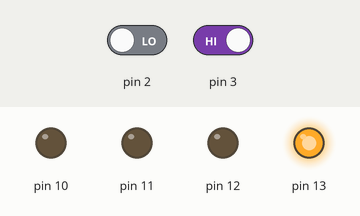
This sketch was run on a simulated Arduino Uno, built with avr-gcc and run on an emulated ATmega328P. Parts: output pins drawn as LEDs (lit = HIGH). Dashed ring = blinking. Inputs (shaded band) come from the test bench; at power-on: pin 2 LOW, pin 3 HIGH.

Above: at 16.8 s.
16.9 s: pin 2 driven HIGH
At 23.6 s:
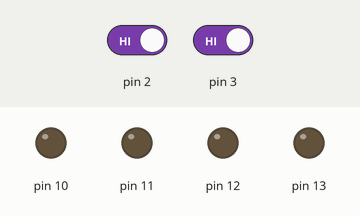
24.9 s: pin 3 driven LOW
At 25.7 s:
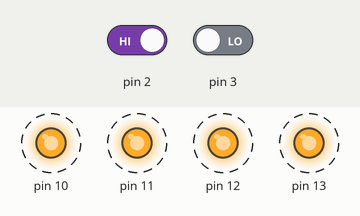
32.9 s: pin 3 driven HIGH
At 33.4 s:
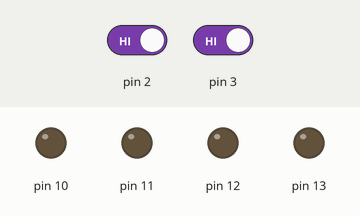
40.9 s: pin 2 driven LOW
At 43.5 s:
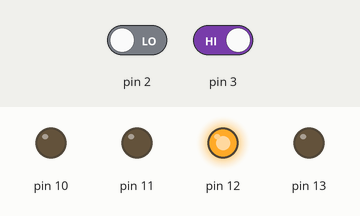
Timing chart, 0 to 49.9 s (numbered marks = the images above; inputs shaded):
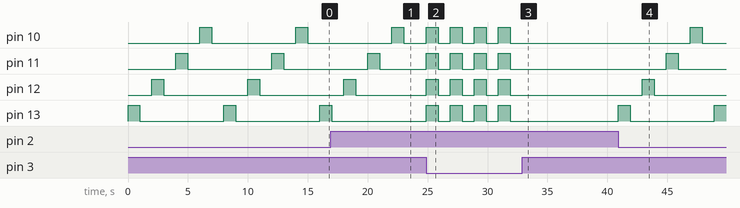

The sketch:

doubleswitch.ino
```cpp
int switch1=0;
int switch2=0;
void setup() {
  // put your setup code here, to run once:
  pinMode(13,OUTPUT);
  pinMode(12,OUTPUT);
  pinMode(11,OUTPUT);
  pinMode(10,OUTPUT);
pinMode(2,INPUT);
pinMode(3,INPUT);
}

void loop() {
  // put your main code here, to run repeatedly:
  int i;
  switch1=digitalRead(2);
  switch2=digitalRead(3);
  if(switch1==HIGH && switch2==LOW){
     digitalWrite(13,1);
    digitalWrite(12,1);
    digitalWrite(11,1);
    digitalWrite(10,1);
    delay(1000);
     digitalWrite(13,0);
    digitalWrite(12,0);
    digitalWrite(11,0);
    digitalWrite(10,0);
    delay(1000);
  }
  if(switch1==LOW && switch2==HIGH){
for(i=13;i>=10;i--)
    {
      digitalWrite(i,1);
      delay(1000);
      digitalWrite(i,0);
      delay(1000);
    }
  }else{
     digitalWrite(13,0);
    digitalWrite(12,0);
    digitalWrite(11,0);
    digitalWrite(10,0);
  }

}
```

Measured:
- after the input at 16.9 s, pin 13: goes on until 17.0 s, then stays LOW
- after the input at 24.9 s, pin 10–13: alternates HIGH for 1.0 s and LOW for 1.0 s, starting at once
- after the input at 32.9 s, pin 10–13: stops changing and stays LOW
- after the input at 40.9 s, pin 10: LOW → HIGH after 6.0 s, → LOW 1.0 s later; pin 11: LOW → HIGH after 4.0 s, → LOW 1.0 s later; pin 12: LOW → HIGH after 2.0 s, → LOW 1.0 s later; pin 13: LOW → HIGH at once, → LOW 1.0 s later, → HIGH 7.0 s later
- by itself, pin 10–13: alternates HIGH for 1.0 s and LOW for 7.0 s
